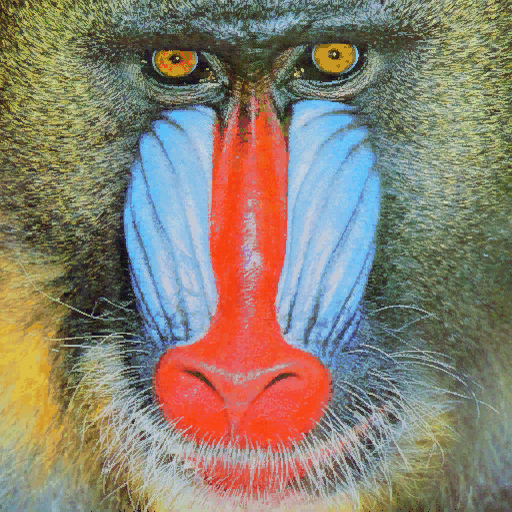
#> input picture P2/mandril.jpg, 512 x 512 px
$ jupyter execute --allow-errors VC_P2.ipynb   (shell and % lines are left out)   (older library calls are emulated)   (text cells are left out)
#> lines starting #> are read from the running program, lines starting #| are printed output that depends on the picture; after the words box and inside, x2 and y2 are one past the last pixel; in counts of white or black regions, pixels touching at a corner belong together
[cell 1]
import cv2
import numpy as np
import matplotlib.pyplot as plt
from PIL import Image, ImageDraw, ImageFont

[cell 2]
def getBorderDataBy(gray, img, factor, str):
    """
    Cuenta los píxeles no nulos por filas o por columnas de una imagen binaria y
    resalta sobre `img` las filas/columnas cuya cuenta supera factor * máximo.

    Parámetros:
        gray   -- imagen de bordes en escala de grises (valores 0 o 255) sobre la que se cuenta.
        img    -- imagen BGR sobre la que se dibujan las líneas (se modifica in situ).
        factor -- fracción del máximo a partir de la cual se resalta (p. ej. 0.9).
        str    -- "row" para contar por filas o "col" para contar por columnas.

    Devuelve:
        (img, high_roc, max_val_roc)
        img         -- la imagen con las líneas dibujadas (rojo filas, verde columnas).
        high_roc    -- array (N, 2) con las coordenadas [fila, columna] de `counts`
                       que superan el umbral; el índice útil es la columna 0 para
                       filas y la columna 1 para columnas.
        max_val_roc -- valor máximo de la suma (en unidades de 255 por píxel blanco).
        Si `str` no es válido devuelve None.
    """
    # cv2.reduce: dim=0 reduce a una única fila (suma por columnas),
    #             dim=1 reduce a una única columna (suma por filas)
    roc = 0 if str == "col" else 1 if str == "row" else None
    if roc is None:
        return
    counts = cv2.reduce(gray, roc, cv2.REDUCE_SUM, dtype=cv2.CV_32SC1)

    # Valor máximo de la cuenta
    max_roc = np.argwhere(counts == counts.max())
    max_val_roc = counts[max_roc[0][0], max_roc[0][1]]

    # Posiciones cuya cuenta es >= factor * máximo
    high_roc = np.argwhere(counts >= max_val_roc*factor)

    # Columnas: línea vertical verde en x; filas: línea horizontal roja en y
    consume = (lambda x : cv2.rectangle(img, (x[1],0), (x[1],512), (0,255,0), 2)) if not roc else (lambda x : cv2.rectangle(img, (0, x[0]), (512, x[0]), (0,0,255), 2))
    for col in high_roc:
        consume(col)
    return (img, high_roc, max_val_roc)

[cell 3]
img = cv2.imread('mandril.jpg')
#> img is the input picture: shape (512, 512, 3); mean B, G, R 112.9, 128.5, 137.5
gris = cv2.cvtColor(img, cv2.COLOR_BGR2GRAY)
canny = cv2.Canny(gris, 100, 200)
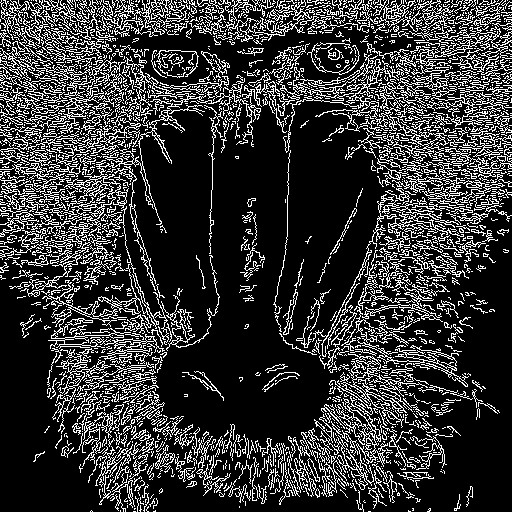
#> canny: shape (512, 512); 21.2% white in thin lines or dots
#El contenido de la imagen resultado de Canny son valores 0 o 255
#Cuenta el número de píxeles blancos (255) por fila
#Suma los valores de los pixeles por fila (dim=1 reduce a una única columna)
row_counts = cv2.reduce(canny, 1, cv2.REDUCE_SUM, dtype=cv2.CV_32SC1)
#> row_counts = 512 values, max 56100 at index 12, min 4335 at index 507, mean 27646.1

#Normaliza en base al número de columnas, segundo valor devuelto por shape, y al valor máximo del píxel (255)
#El resultado será la proporción de píxeles blancos en cada fila
rows = np.copy(row_counts[:, 0] / (255 * canny.shape[1]))
#> rows = 512 values, max 0.43 at index 12, min 0.0332 at index 507, mean 0.212
#Se conserva la imagen binaria para contar y se pasa a BGR para poder dibujar en color
gray = canny
canny = cv2.cvtColor(canny, cv2.COLOR_GRAY2BGR)
#> canny: shape (512, 512, 3); 21.2% white in thin lines or dots
canny, high_rows, max_val = getBorderDataBy(gray,canny,0.9,"row")
#> in getBorderDataBy, `counts = cv2.reduce(gray, roc, cv2.REDUCE_SUM, dtype=cv2.CV_32SC1)`: counts has the same summary as row_counts outside getBorderDataBy
#> in getBorderDataBy, `max_roc = np.argwhere(counts == counts.max())`: max_roc = [[12, 0]]
#> in getBorderDataBy, `max_val_roc = counts[max_roc[0][0], max_roc[0][1]]`: max_val_roc = 56100
#> in getBorderDataBy, `high_roc = np.argwhere(counts >= max_val_roc*factor)`: high_roc = [[6, 0], [12, 0], [15, 0], [20, 0], [21, 0], [88, 0], [100, 0]]
#> the loop in getBorderDataBy, `for col in high_roc:` made 7 passes
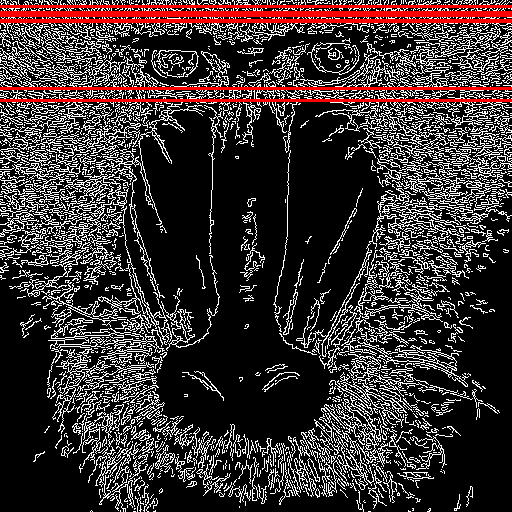
#> canny: shape (512, 512, 3); mean B, G, R 50.6, 50.6, 60
#> high_rows has the same summary as high_roc in getBorderDataBy; max_val = 56100
canny = cv2.cvtColor(canny,cv2.COLOR_BGR2RGB)


#max_val está en unidades de 255 por píxel blanco (56100 / 255 = 220 píxeles)
print("Maxfil: " , max_val)
#| Maxfil:  56100
print("Numº Filas > 0.9*maxfil: " , high_rows.size // 2)
#| Numº Filas > 0.9*maxfil:  7
print("Indices de filas: ", np.reshape(high_rows[:,0], high_rows.size //2))
#| Indices de filas:  [  6  12  15  20  21  88 100]

#Muestra dicha cuenta gráficamente
plt.figure()
plt.axis("off")
plt.title("Canny")
plt.imshow(canny, cmap='gray')

plt.figure()
plt.title("Respuesta de Canny")
plt.ylabel("Filas")
plt.xlabel("% píxeles")
plt.plot(rows, range(canny.shape[0]))
plt.ylim([canny.shape[0], 0])

plt.show()
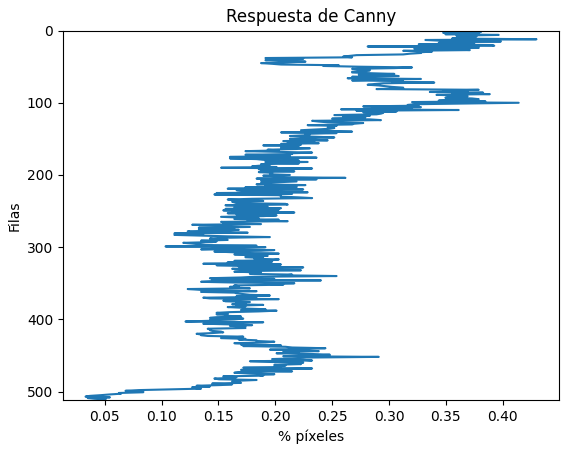
#> figure drawn by matplotlib, 1 panel

[cell 4]
def getBorders(img, valorUmbral):
    """
    Calcula los bordes de una imagen BGR con Canny y con Sobel.

    Parámetros:
        img         -- imagen BGR de entrada.
        valorUmbral -- umbral (0-255) aplicado a la magnitud de Sobel en 8 bits.

    Devuelve:
        (canny, sobel8, imagenUmbralizada)
        canny             -- bordes de Canny (umbrales 100 y 200), valores 0/255.
        sobel8            -- respuesta de Sobel convertida a 8 bits (0-255).
        imagenUmbralizada -- sobel8 binarizada con valorUmbral, valores 0/255.
    """
#> called with valorUmbral = 110
    gris = cv2.cvtColor(img, cv2.COLOR_BGR2GRAY)
    #Suavizado previo para reducir el ruido antes de derivar
    ggris = cv2.GaussianBlur(gris, (3, 3), 0)
    canny = cv2.Canny(gris, 100, 200)
    sobelx = cv2.Sobel(ggris, cv2.CV_64F, 1, 0)  # x
    sobely = cv2.Sobel(ggris, cv2.CV_64F, 0, 1)  # y
    #Combinación de ambas derivadas y paso a 8 bits (valor absoluto saturado a 255)
    sobel = cv2.add(sobelx, sobely)
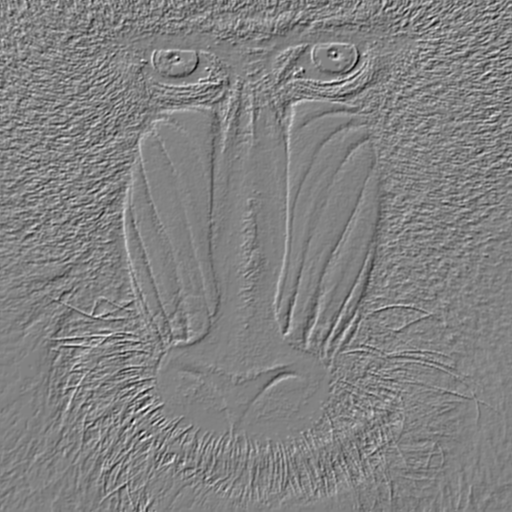
#> sobel: shape (512, 512) float64; min -594, max 570, mean -0.1; drawn with min black and max white
    sobel8 = cv2.convertScaleAbs(sobel)
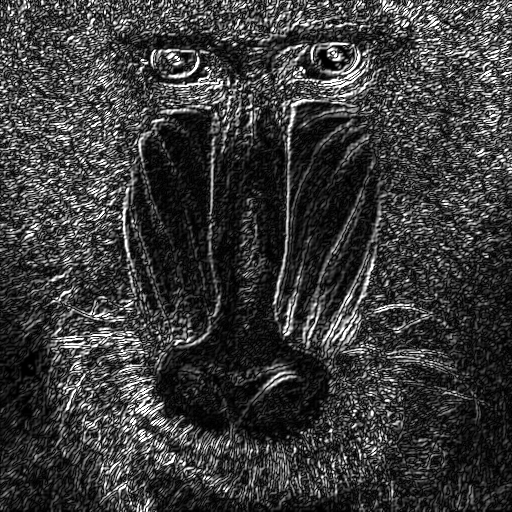
#> sobel8: shape (512, 512); min 0, max 255, mean 58.4
    #Binarización: píxeles por encima del umbral pasan a 255, el resto a 0
    _, imagenUmbralizada = cv2.threshold(sobel8, valorUmbral, 255, cv2.THRESH_BINARY)
#> imagenUmbralizada: shape (512, 512); 16.3% white in thin lines or dots
    return (canny,sobel8,imagenUmbralizada)

[cell 5]
def showBorderData(high_rows, high_cols ,img):
    """
    Muestra por pantalla el número e índices de las filas y columnas destacadas
    y visualiza la imagen con las líneas dibujadas.

    Parámetros:
        high_rows -- array (N, 2) devuelto por getBorderDataBy(..., "row").
        high_cols -- array (M, 2) devuelto por getBorderDataBy(..., "col").
        img       -- imagen BGR con las primitivas ya dibujadas.
    """
    #OpenCV trabaja en BGR y matplotlib en RGB
    img = cv2.cvtColor(img, cv2.COLOR_BGR2RGB)
    #Cada posición de argwhere ocupa 2 valores [fila, columna], de ahí el // 2
    print("Numº Filas > 0.9*maxfil: " , high_rows.size // 2)
    print("Indices de filas: ", np.reshape(high_rows[:,0], high_rows.size //2))

    print("Numº Columnas > 0.9*maxcol: " , high_cols.size // 2)
    print("Indices de Columnas: ", np.reshape(high_cols[:,1], high_cols.size //2))

    plt.figure()
    plt.axis("off")
    plt.imshow(img, cmap='gray')

    plt.show()

[cell 6]
def getBorderData(img,factor):
    """
    Aplica getBorderDataBy por filas y por columnas sobre una imagen de bordes.

    Parámetros:
        img    -- imagen de bordes en escala de grises (0/255).
        factor -- fracción del máximo a partir de la cual se resalta.

    Devuelve:
        (high_rows, high_cols, img) con img convertida a BGR y con las filas
        (rojo) y columnas (verde) destacadas dibujadas.
    """
#> called with factor = 0.9
    #Se cuenta sobre la imagen original y se dibuja sobre una copia en color
    gray = img
    img = cv2.cvtColor(img, cv2.COLOR_GRAY2BGR)
    img, high_rows, _ = getBorderDataBy(gray,img, factor,"row")
#> the loop in getBorderDataBy (call 2), `for col in high_roc:` made 7 passes
#> high_rows has the same summary as high_roc in getBorderDataBy
    img, high_cols, _ = getBorderDataBy(gray,img, factor,"col")
#> in getBorderDataBy (call 3), `high_roc = np.argwhere(counts >= max_val_roc*factor)`: high_roc = 19 rows, first 8: [0, 67], [0, 86], [0, 92], [0, 96], [0, 99], [0, 100], [0, 103], [0, 104]
#> high_cols has the same summary as high_roc in getBorderDataBy
    return (high_rows,high_cols,img)

[cell 7]
img = cv2.imread('mandril.jpg')
#Umbral de 110 para Sobel y factor 0.9 para ambos métodos
canny,_ , imagenUmbralizada = getBorders(img, 110)
showBorderData(*getBorderData(canny,0.9))
#| Numº Filas > 0.9*maxfil:  7
#| Indices de filas:  [  6  12  15  20  21  88 100]
#| Numº Columnas > 0.9*maxcol:  19
#| Indices de Columnas:  [ 67  86  92  96  99 100 103 104 105 112 115 119 123 379 380 383 392 396
#|  403]
showBorderData(*getBorderData(imagenUmbralizada,0.9))
#> call 2 of getBorderData, with factor = 0.9
#> in getBorderData (call 2), `img = cv2.cvtColor(img, cv2.COLOR_GRAY2BGR)`: img: shape (512, 512, 3); 16.3% white in thin lines or dots
#> in getBorderData (call 2), `img, high_rows, _ = getBorderDataBy(gray,img, factor,"row")`: high_rows = [[3, 0], [8, 0], [82, 0], [83, 0]]
#> in getBorderData (call 2), `img, high_cols, _ = getBorderDataBy(gray,img, factor,"col")`:
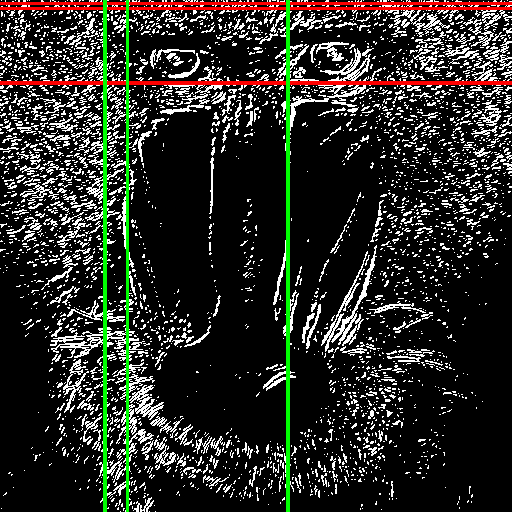
#> img: shape (512, 512, 3); mean B, G, R 38, 43.5, 42.9
#> in getBorderData (call 2), `img, high_cols, _ = getBorderDataBy(gray,img, factor,"col")`: high_cols = [[0, 104], [0, 105], [0, 127], [0, 287], [0, 288]]
#| Numº Filas > 0.9*maxfil:  4
#| Indices de filas:  [ 3  8 82 83]
#| Numº Columnas > 0.9*maxcol:  5
#| Indices de Columnas:  [104 105 127 287 288]

[cell 8]
vid = cv2.VideoCapture(0)

#Dimensiones de la cámara
w = int(vid.get(cv2.CAP_PROP_FRAME_WIDTH))
h = int(vid.get(cv2.CAP_PROP_FRAME_HEIGHT))

#Fuerzo a mitad de resolución para ocupar menos pantalla
w=int(w/2)
h=int(h/2)
vid.set(cv2.CAP_PROP_FRAME_WIDTH, w) #En Mac no reacciona a estos comandos
vid.set(cv2.CAP_PROP_FRAME_HEIGHT, h)

#Imagen conjunta 2x original
collage = np.zeros((h*2,w*2,3), dtype = np.uint8)
tl = collage[0:h,0:w]
tr = collage[0:h,w:w+w]
bl = collage[h:h+h,0:w]
br = collage[h:h+h,w:w+w]
#Ventana con trackbars para ajustar en vivo el umbral de Sobel y el factor del máximo
cv2.namedWindow('Cam')
cv2.createTrackbar('Umbral', 'Cam', 100, 240, lambda v: None)
cv2.createTrackbar('Factor', 'Cam', 90, 100, lambda v: None)

while True:
    # fotograma a fotograma
    ret, frameIN = vid.read()
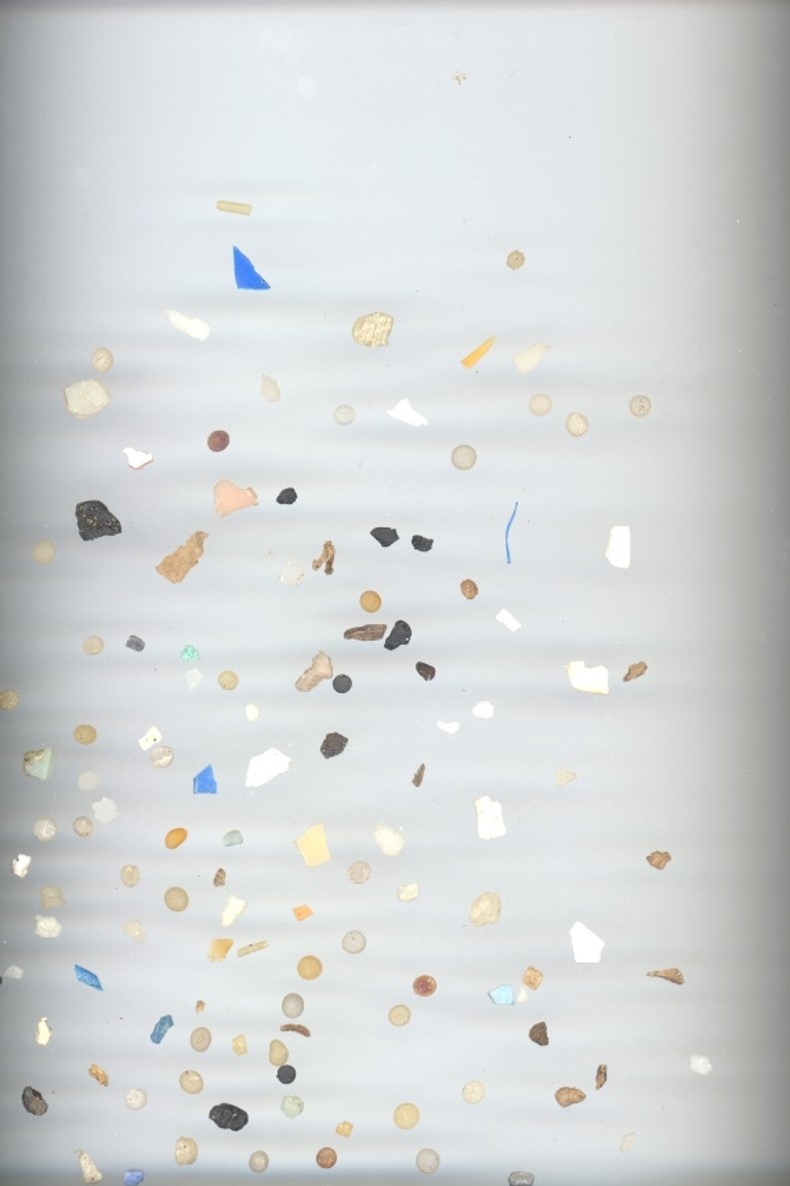
#> input picture P3/MPs_test.jpg, 790 x 1186 px, given in place of the camera
#> frameIN is the input picture: shape (1186, 790, 3); mean B, G, R 213.9, 213.8, 210.9
    #Valores mínimos para evitar umbrales que marquen prácticamente toda la imagen
    umbral = max(20, cv2.getTrackbarPos('Umbral', 'Cam'))
    factor = max(0.40, cv2.getTrackbarPos('Factor', 'Cam') / 100)

    #Menor tamaño
    frame = cv2.resize(frameIN, (int(w),int(h)),cv2.INTER_NEAREST)

    if ret:
        #Bordes y filas/columnas destacadas para Canny, Sobel y Sobel umbralizado
        canny,sobel8,imagenUmbralizada = getBorders(frame, umbral)
#> call 2 of getBorders, with valorUmbral = 100
#> in getBorders (call 2), `canny = cv2.Canny(gris, 100, 200)`: canny: shape (593, 395); 1.2% white in thin lines or dots, all inside (x1, y1, x2, y2) = (0, 123, 356, 593)
#> in getBorders (call 2), `sobely = cv2.Sobel(ggris, cv2.CV_64F, 0, 1)`:
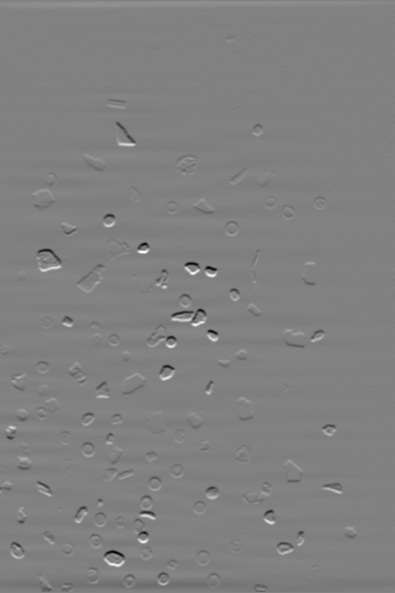
#> sobely: shape (593, 395) float64; min -424, max 414, mean -0.3; drawn with min black and max white
#> in getBorders (call 2), `_, imagenUmbralizada = cv2.threshold(sobel8, valorUmbral, 255, cv2.THR..`: imagenUmbralizada: shape (593, 395); 1.7% white in thin lines or dots, all inside (x1, y1, x2, y2) = (0, 122, 356, 593)
        _,_, canny = getBorderData(canny, factor)
        _,_, sobel8 = getBorderData(sobel8,factor)
#> in getBorderDataBy (call 9), `high_roc = np.argwhere(counts >= max_val_roc*factor)`: high_roc = 14 rows, first 8: [0, 10], [0, 11], [0, 12], [0, 13], [0, 14], [0, 17], [0, 18], [0, 19]
#> in getBorderData (call 4), `img, high_cols, _ = getBorderDataBy(gray,img, factor,"col")`: high_cols has the same summary as high_roc in getBorderDataBy
        _,_, imagenUmbralizada = getBorderData(imagenUmbralizada,factor)
#> in getBorderData (call 5), `img, high_rows, _ = getBorderDataBy(gray,img, factor,"row")`: high_rows = [[268, 0], [269, 0], [513, 0]]
#> in getBorderData (call 5), `img, high_cols, _ = getBorderDataBy(gray,img, factor,"col")`:
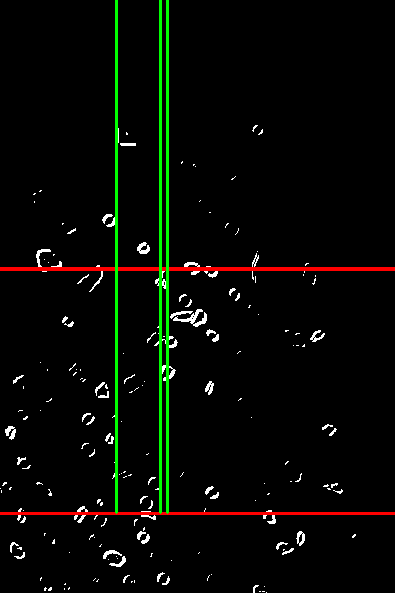
#> img: shape (593, 395, 3); mean B, G, R 3.8, 8.8, 6.7
#> in getBorderData (call 5), `img, high_cols, _ = getBorderDataBy(gray,img, factor,"col")`: high_cols = [[0, 116], [0, 160], [0, 167]]

        #Collage: original | Canny / Sobel | Sobel umbralizado
        tr[:,:,:] = canny[:,:,:]
        tl[:,:,:] = frame[:,:,:]
        bl[:,:,:] = sobel8[:,:,:]
        br[:,:,:] = imagenUmbralizada[:,:,:]
        cv2.imshow('Cam', collage)
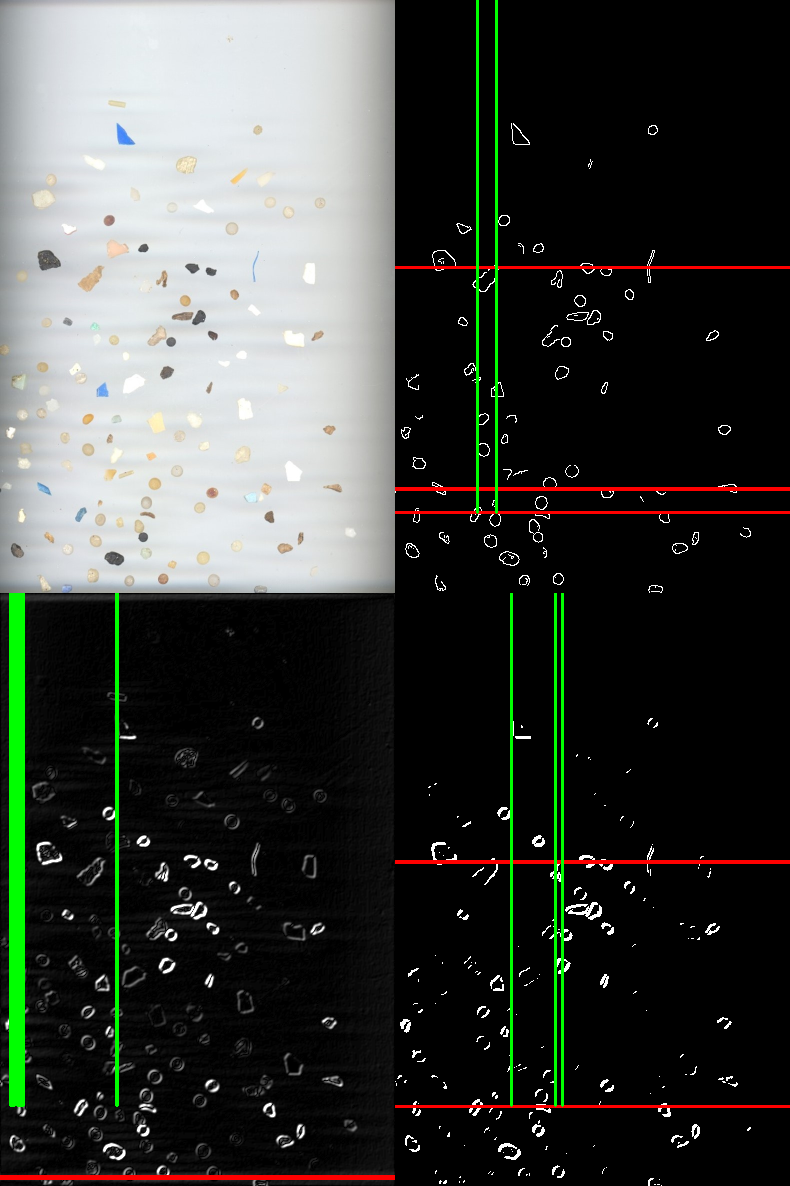
#> window 'Cam': shape (1186, 790, 3); mean B, G, R 57.8, 62.7, 59.4

    # Detenemos pulsando ESC o q (una sola lectura de teclado por fotograma)
    tecla = cv2.waitKey(20) & 0xFF
#> (key q is pressed here)
    if tecla == 27 or tecla == ord('q'):
        break

vid.release()
cv2.destroyAllWindows()
